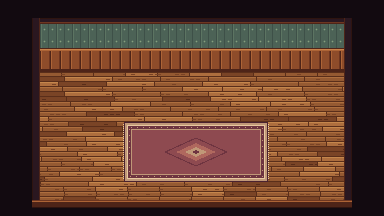
#> input picture kit/v04/layer_bg.png, 384 x 216 px
$ python prep.py
#> lines starting #> are read from the running program, lines starting #| are printed output that depends on the picture; after the words box and inside, x2 and y2 are one past the last pixel; in counts of white or black regions, pixels touching at a corner belong together
from PIL import Image
props=['window_92','window_236','curtain_92','curtain_236','bookshelf','clock','frames','telescope','floorbits','desk','chair','basket','bookstack','pouf','armchair','sidetable','plant','cabinet','crates']
base=Image.open('layer_bg.png').convert('RGBA')
#> base is the input picture: PIL image 384x216 RGBA; mean R, G, B, A 95.7, 60.5, 44.3, 255
im=Image.open('layer_shadows.png').convert('RGBA')
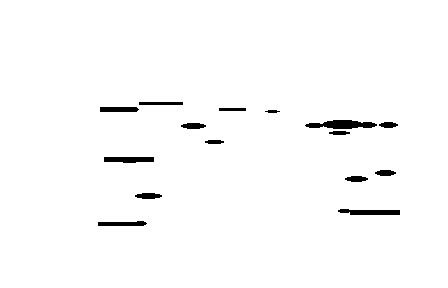
#> input picture kit/v06/layer_shadows.png, 448 x 288 px, found by its file name
#> im is the input picture: PIL image 448x288 RGBA; mean R, G, B, A 0, 0, 0, 4.5
a=im.getchannel('A').point(lambda v:int(v*0.38)); sh=Image.new('RGBA',im.size,(20,8,16,0)); sh.putalpha(a); base.alpha_composite(sh)
#> after `a = im.getchannel('A').point(lambda v: int(v * 0.38))`:
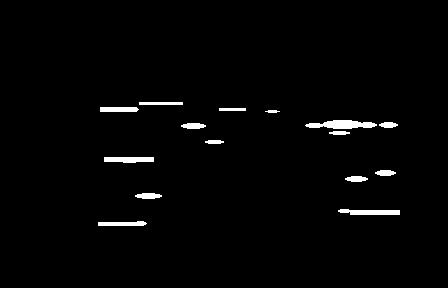
#> a: PIL image 448x288 L; values 0 (black) and 96 (white), 1.8% white; 15 white regions, largest, box (x1, y1, x2, y2) and area: (305, 120, 377, 129) 440, (338, 209, 400, 215) 292, (104, 157, 154, 163) 263
#> (the run stopped early here; a loop or call above may not have finished)
